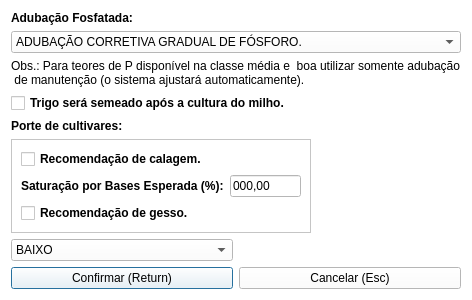
<?xml version="1.0" encoding="UTF-8"?>
<ui version="4.0">
 <class>npk_wheat</class>
 <widget class="QDialog" name="npk_wheat">
  <property name="geometry">
   <rect>
    <x>0</x>
    <y>0</y>
    <width>417</width>
    <height>275</height>
   </rect>
  </property>
  <property name="windowTitle">
   <string>Cultura do trigo</string>
  </property>
  <property name="styleSheet">
   <string notr="true">background-color: rgb(255, 255, 255);</string>
  </property>
  <layout class="QGridLayout" name="gridLayout_2">
   <item row="0" column="0" colspan="2">
    <widget class="QLabel" name="lbl_phosphate_fertilizer">
     <property name="text">
      <string>&lt;html&gt;&lt;head/&gt;&lt;body&gt;&lt;p&gt;&lt;span style=&quot; font-weight:600;&quot;&gt;Adubação Fosfatada:&lt;/span&gt;&lt;/p&gt;&lt;/body&gt;&lt;/html&gt;</string>
     </property>
    </widget>
   </item>
   <item row="1" column="0" colspan="2">
    <widget class="QComboBox" name="cbx_phosphate_fertilizer">
     <property name="cursor">
      <cursorShape>PointingHandCursor</cursorShape>
     </property>
     <property name="currentIndex">
      <number>1</number>
     </property>
     <item>
      <property name="text">
       <string>ADUBAÇÃO CORRETIVA TOTAL DE FÓSFORO.</string>
      </property>
     </item>
     <item>
      <property name="text">
       <string>ADUBAÇÃO CORRETIVA GRADUAL DE FÓSFORO.</string>
      </property>
     </item>
    </widget>
   </item>
   <item row="2" column="0" colspan="2">
    <widget class="QLabel" name="label">
     <property name="text">
      <string>Obs.: Para teores de P disponível na classe média e  boa utilizar somente adubação
 de manutenção (o sistema ajustará automaticamente). </string>
     </property>
    </widget>
   </item>
   <item row="3" column="0" colspan="2">
    <widget class="QCheckBox" name="ckb_previous_culture_corn">
     <property name="font">
      <font>
       <weight>75</weight>
       <bold>true</bold>
      </font>
     </property>
     <property name="cursor">
      <cursorShape>PointingHandCursor</cursorShape>
     </property>
     <property name="text">
      <string>Trigo será semeado após a cultura do milho.</string>
     </property>
    </widget>
   </item>
   <item row="4" column="0" colspan="2">
    <widget class="QLabel" name="lbl_cultivar_size">
     <property name="text">
      <string>&lt;html&gt;&lt;head/&gt;&lt;body&gt;&lt;p&gt;&lt;span style=&quot; font-weight:600;&quot;&gt;Porte de cultivares:&lt;/span&gt;&lt;/p&gt;&lt;/body&gt;&lt;/html&gt;</string>
     </property>
    </widget>
   </item>
   <item row="5" column="0" colspan="2">
    <widget class="QFrame" name="frm_limestone_plaster">
     <property name="maximumSize">
      <size>
       <width>300</width>
       <height>16777215</height>
      </size>
     </property>
     <property name="frameShape">
      <enum>QFrame::StyledPanel</enum>
     </property>
     <property name="frameShadow">
      <enum>QFrame::Raised</enum>
     </property>
     <layout class="QGridLayout" name="gridLayout">
      <item row="0" column="0">
       <widget class="QCheckBox" name="ckb_limestone_recommendation">
        <property name="font">
         <font>
          <weight>75</weight>
          <bold>true</bold>
         </font>
        </property>
        <property name="cursor">
         <cursorShape>PointingHandCursor</cursorShape>
        </property>
        <property name="text">
         <string>Recomendação de calagem.</string>
        </property>
       </widget>
      </item>
      <item row="1" column="0">
       <widget class="QLabel" name="lbl_V">
        <property name="font">
         <font>
          <weight>75</weight>
          <bold>true</bold>
         </font>
        </property>
        <property name="text">
         <string>Saturação por Bases Esperada (%):</string>
        </property>
       </widget>
      </item>
      <item row="1" column="1">
       <widget class="QLineEdit" name="edt_V">
        <property name="text">
         <string>000,00</string>
        </property>
       </widget>
      </item>
      <item row="2" column="0">
       <widget class="QCheckBox" name="ckb_plaster_recommendation">
        <property name="font">
         <font>
          <weight>75</weight>
          <bold>true</bold>
         </font>
        </property>
        <property name="cursor">
         <cursorShape>PointingHandCursor</cursorShape>
        </property>
        <property name="text">
         <string>Recomendação de gesso.</string>
        </property>
       </widget>
      </item>
     </layout>
    </widget>
   </item>
   <item row="6" column="0">
    <widget class="QComboBox" name="cbx_cultivar_size">
     <property name="cursor">
      <cursorShape>PointingHandCursor</cursorShape>
     </property>
     <property name="currentIndex">
      <number>1</number>
     </property>
     <property name="modelColumn">
      <number>0</number>
     </property>
     <item>
      <property name="text">
       <string>ALTO</string>
      </property>
     </item>
     <item>
      <property name="text">
       <string>BAIXO</string>
      </property>
     </item>
    </widget>
   </item>
   <item row="7" column="0">
    <widget class="QPushButton" name="btn_confirm">
     <property name="cursor">
      <cursorShape>PointingHandCursor</cursorShape>
     </property>
     <property name="text">
      <string>Confirmar (Return)</string>
     </property>
     <property name="icon">
      <iconset resource="icones.qrc">
       <normaloff>:/buttons/images/button/Save-Update.png</normaloff>:/buttons/images/button/Save-Update.png</iconset>
     </property>
     <property name="shortcut">
      <string>Return</string>
     </property>
    </widget>
   </item>
   <item row="7" column="1">
    <widget class="QPushButton" name="btn_cancel">
     <property name="cursor">
      <cursorShape>PointingHandCursor</cursorShape>
     </property>
     <property name="text">
      <string>Cancelar (Esc)</string>
     </property>
     <property name="icon">
      <iconset resource="icones.qrc">
       <normaloff>:/buttons/images/button/exit.png</normaloff>:/buttons/images/button/exit.png</iconset>
     </property>
     <property name="shortcut">
      <string>Esc</string>
     </property>
    </widget>
   </item>
  </layout>
 </widget>
 <tabstops>
  <tabstop>cbx_phosphate_fertilizer</tabstop>
  <tabstop>ckb_previous_culture_corn</tabstop>
  <tabstop>ckb_limestone_recommendation</tabstop>
  <tabstop>edt_V</tabstop>
  <tabstop>ckb_plaster_recommendation</tabstop>
  <tabstop>cbx_cultivar_size</tabstop>
  <tabstop>btn_confirm</tabstop>
  <tabstop>btn_cancel</tabstop>
 </tabstops>
 <resources>
  <include location="icones.qrc"/>
 </resources>
 <connections/>
</ui>
